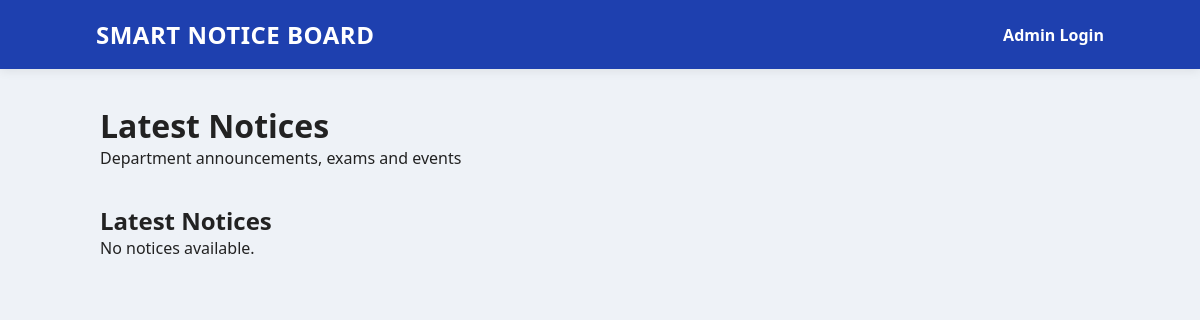
Before: / with the older database file.
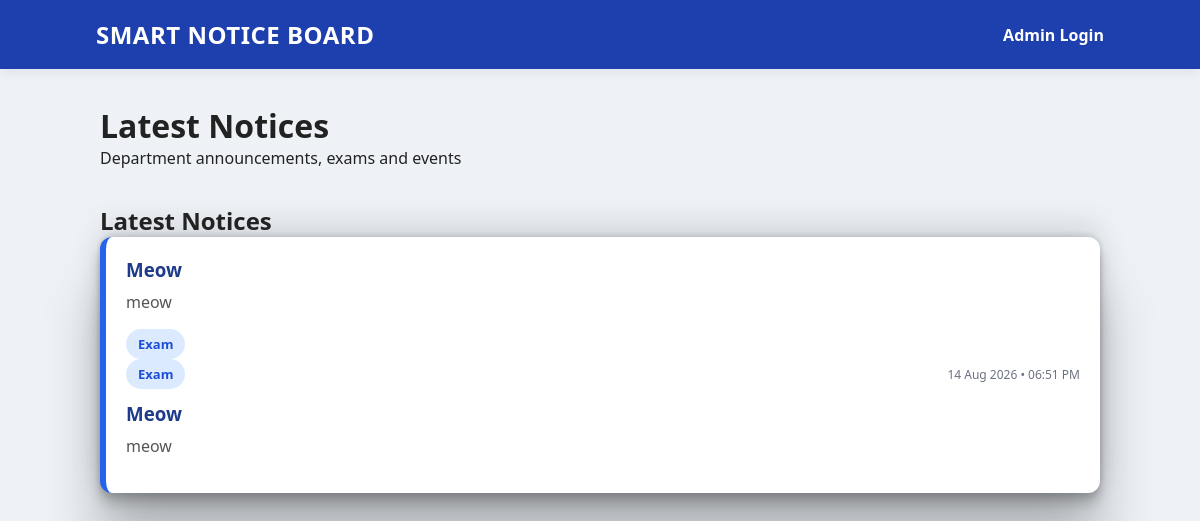
After: the same page with the newer database file.
### tables this page shows
CREATE TABLE notices(
            id INTEGER PRIMARY KEY AUTOINCREMENT,
            title TEXT NOT NULL,
            description TEXT NOT NULL,
            category TEXT NOT NULL
        , created_at Timestamp);

### app.py (the view)
@app.route("/")
def home():
    conn = sqlite3.connect("notice.db")
    cur = conn.cursor()
    cur.execute("SELECT * FROM notices ORDER BY id DESC")
    notices = cur.fetchall()
    conn.close()
    return render_template("home.html", notices=notices)

### templates/home.html (shortened to what this page needs)
<!DOCTYPE html>
<html>
<head>
    <link rel="stylesheet" href="{{ url_for('static', filename='style.css') }}">
</head>
<body>
<header>
    <h2>SMART NOTICE BOARD</h2>
    <a href="/login">Admin Login</a>
</header>
<div class="container">
    <h1>Latest Notices</h1>
    <p>Department announcements, exams and events</p>
</div>
<div class="container">
    <h2>Latest Notices</h2>
    {% for notice in notices %}
    <div class="notice">
        <h3>{{ notice[1] }}</h3>
        <p>{{ notice[2] }}</p>
        <span>{{ notice[3] }}</span>
         <div class="notice-header">
          <span class="category">{{ notice[3] }}</span>
          <small>{{ notice[4] }}</small>
           </div>
         <h3>{{ notice[1] }}</h3>
         <p>{{ notice[2] }}</p>
    </div>
    {% else %}
    <p>No notices available.</p>
    {% endfor %}
</div>
</body>
</html>

### static/style.css (style rules this page uses)
* { margin:0; padding:0; box-sizing:border-box; font-family:'Segoe UI',sans-serif; }
body { background:#eef2f7; color:#222; }
header { background:#1e40af; color:#fff; padding:18px 8%; display:flex; justify-content:space-between; align-items:center; box-shadow:0 2px 10px rgba(0,0,0,.08); }
header h2 { font-size:24px; letter-spacing:.5px; }
header a { color:white; text-decoration:none; font-weight:600; }
.container { width:85%; max-width:1000px; margin:35px auto; }
.notice { background:#fff; border-radius:12px; padding:20px; margin-bottom:18px; border-left:6px solid #2563eb; transition:transform .25s ease, box-shadow .25s ease; box-shadow: rgba(0, 0, 0, 0.25) 0px 54px 55px, rgba(0, 0, 0, 0.12) 0px -12px 30px, rgba(0, 0, 0, 0.12) 0px 4px 6px, rgba(0, 0, 0, 0.17) 0px 12px 13px, rgba(0, 0, 0, 0.09) 0px -3px 5px; }
.notice h3, .notice h4 { margin-bottom:8px; color:#1e3a8a; transition:transform .25s ease, box-shadow .25s ease; }
.notice p { color:#555; line-height:1.5; margin-bottom:15px; transition:transform .25s ease, box-shadow .25s ease; }
.notice span { display:inline-block; background:#dbeafe; color:#1d4ed8; padding:6px 12px; border-radius:20px; font-size:13px; font-weight:600; transition:transform .25s ease, box-shadow .25s ease; }
.notice { animation:fadeUp .45s ease; }
.notice-header { display:flex; justify-content:space-between; align-items:center; margin-bottom:12px; }
.category { background:#dbeafe; color:#1d4ed8; padding:5px 12px; border-radius:20px; font-size:12px; font-weight:600; }
.notice-header small { color:#6b7280; font-size:12px; }

Changed rows visible on the page:
added notices: title "Meow", description "meow", category "Exam", created_at "14 Aug 2026 • 06:51 PM"
Other visible differences:
text no longer shown: "No notices available."
